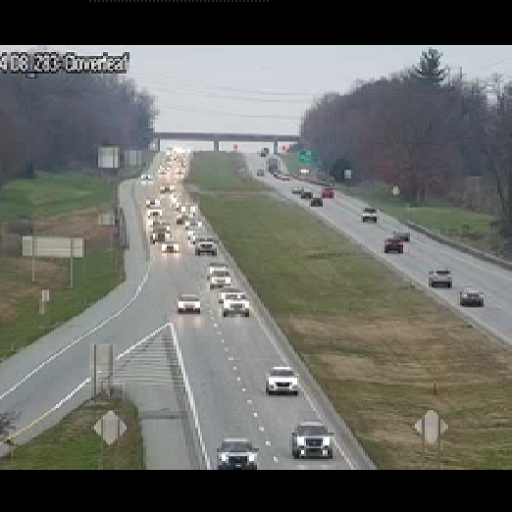
#> input picture PROJECT__TRAFFIC_DENSITY_ESTIMATION/Test-Cases/Image1A.png, 512 x 512 px, found by its file name
$ jupyter execute --allow-errors 'Final Project Code- CVE.ipynb'
#> lines starting #> are read from the running program, lines starting #| are printed output that depends on the picture
[cell 1]
import cv2
import numpy as np
from random import randrange

[cell 2]
img1 = cv2.imread('Image1A.png', cv2.IMREAD_COLOR)
#> img1 is the input picture: shape (512, 512, 3); mean B, G, R 101.7, 106.8, 105.3
img1_gray = cv2.cvtColor(img1,cv2.COLOR_BGR2GRAY)
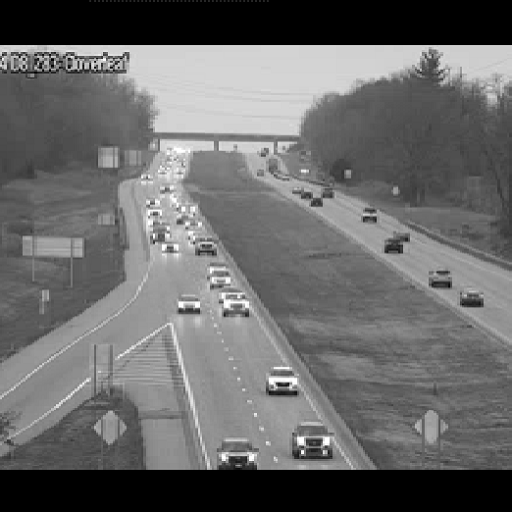
#> img1_gray: shape (512, 512); min 0, max 255, mean 105.8
img2 = cv2.imread('Image1B.png', cv2.IMREAD_COLOR)
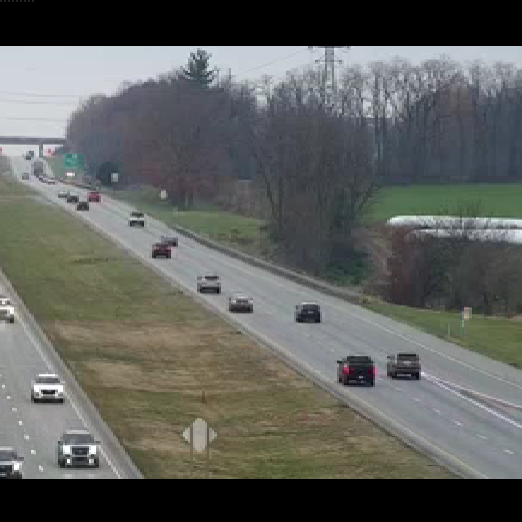
#> input picture PROJECT__TRAFFIC_DENSITY_ESTIMATION/Test-Cases/Image1B.png, 522 x 522 px, found by its file name
#> img2 is the input picture: shape (522, 522, 3); mean B, G, R 93.2, 96.8, 94.7
img2_gray = cv2.cvtColor(img2,cv2.COLOR_BGR2GRAY)
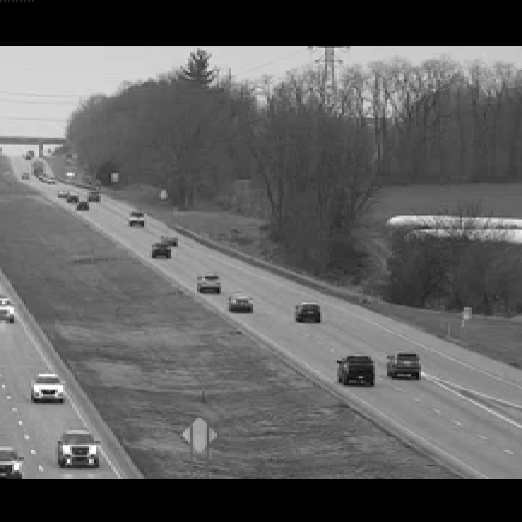
#> img2_gray: shape (522, 522); min 0, max 255, mean 95.8


orb = cv2.ORB_create(1000)

keypoints1, descriptors1 = orb.detectAndCompute(img1,None)
#> keypoints1 = 1000 keypoints; strongest (x, y, size): (53, 59, 31), (92, 66, 31), (92, 68, 31), (49, 55, 31)
keypoints2, descriptors2 = orb.detectAndCompute(img2,None)
#> keypoints2 = 951 keypoints; strongest (x, y, size): (54, 391, 37.2), (67, 462, 31), (43, 390, 31), (43, 391, 37.2)


#bf = cv2.BFMatcher_create(cv2.NORM_HAMMING)
# matches = bf.knnMatch(descriptors1, descriptors2,k=2)


matcher = cv2.BFMatcher(cv2.NORM_HAMMING)
raw_matches = matcher.knnMatch(descriptors1, descriptors2, k=2)
#> raw_matches = 1000 matches
good_points = []
good=[]
for m1, m2 in raw_matches:
    if m1.distance < 0.6 * m2.distance:
        good_points.append((m1.trainIdx, m1.queryIdx))
        good.append([m1])
#> after the loop, good = 138 matches; good_points = 138 pairs, first value 29 to 929, second value 3 to 994
img3 = cv2.drawMatchesKnn(img1, keypoints1, img2, keypoints2, good, None, flags=2)
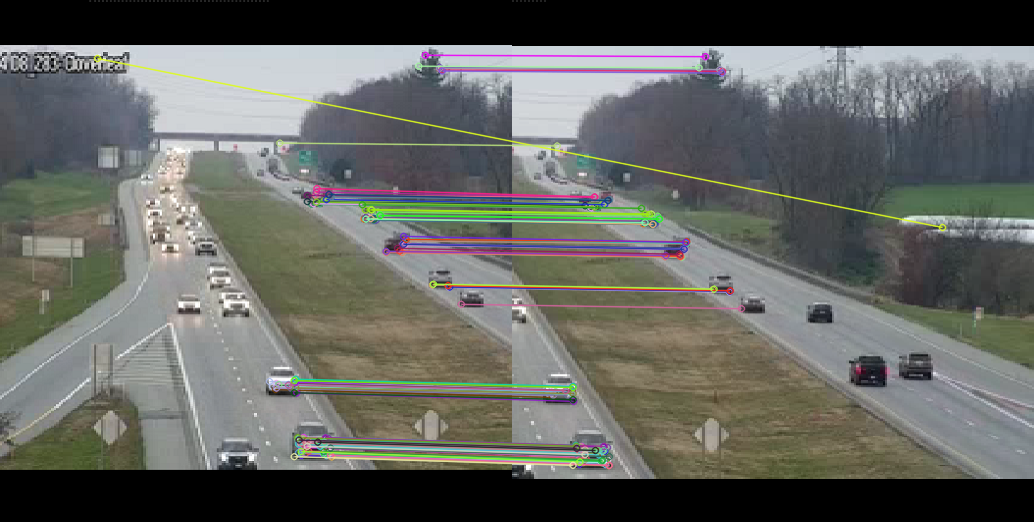
#> img3: shape (522, 1034, 3); mean B, G, R 96.7, 101.3, 99.8


scale_percent = 100 # percent of original size
width = int(img3.shape[1] * scale_percent / 100)
#> width = 1034
height = int(img3.shape[0] * scale_percent / 100)
#> height = 522
dim = (width, height)
#> dim = (1034, 522)

# resize image
img3 = cv2.resize(img3, dim, interpolation = cv2.INTER_AREA)
cv2.imwrite('Feature_Matched_Image.png', img3)


good1 = []
for m, n in raw_matches:
    if m.distance < 0.6 * n.distance:
        good1.append(m)
#> after the loop, good1 = 138 matches


def warpImages(img1, img2, H):

    rows1, cols1 = img1.shape[:2]
    rows2, cols2 = img2.shape[:2]

    list_of_points_1 = np.float32([[0,0], [0, rows1],[cols1, rows1], [cols1, 0]]).reshape(-1, 1, 2)
    temp_points = np.float32([[0,0], [0,rows2], [cols2,rows2], [cols2,0]]).reshape(-1,1,2)


    list_of_points_2 = cv2.perspectiveTransform(temp_points, H)

    list_of_points = np.concatenate((list_of_points_1,list_of_points_2), axis=0)

    [x_min, y_min] = np.int32(list_of_points.min(axis=0).ravel() - 0.5)
    [x_max, y_max] = np.int32(list_of_points.max(axis=0).ravel() + 0.5)

    translation_dist = [-x_min,-y_min]

    H_translation = np.array([[1, 0, translation_dist[0]], [0, 1, translation_dist[1]], [0, 0, 1]])

    output_img = cv2.warpPerspective(img2, H_translation.dot(H), (x_max-x_min, y_max-y_min))
    output_img[translation_dist[1]:rows1+translation_dist[1], translation_dist[0]:cols1+translation_dist[0]] = img1

    return output_img


MIN_MATCH_COUNT = 10

if len(good) > MIN_MATCH_COUNT:
    # Convert keypoints to an argument for findHomography
    src_pts = np.float32([ keypoints1[m.queryIdx].pt for m in good1]).reshape(-1,1,2)
#> src_pts = 138 rows, first 8: [276, 383], [303, 442], [303, 444], [301, 455], [301, 453], [305, 453], [97, 58], [325, 444]
    dst_pts = np.float32([ keypoints2[m.trainIdx].pt for m in good1]).reshape(-1,1,2)
#> dst_pts = 138 rows, first 8: [41, 390], [69, 451], [69, 453], [67, 464], [67, 462], [71, 462], [430, 227], [91, 453]

    # Establish a homography
    M, _ = cv2.findHomography(src_pts, dst_pts, cv2.RANSAC,5.0)
#> M = [[1.03, -0.000787, -241.4], [-0.00216, 1.02, 1.41], [1.13e-05, -1.53e-06, 1]]


    result = warpImages(img2, img1, M)
#> in warpImages, `list_of_points_2 = cv2.perspectiveTransform(temp_points, H)`: list_of_points_2 = [[-241.4, 1.41], [-241.9, 524.2], [281.8, 520], [282, 0.3]]
#> in warpImages, `list_of_points = np.concatenate((list_of_points_1,list_of_points_2), a..`: list_of_points = [[0, 0], [0, 522], [522, 522], [522, 0], [-241.4, 1.41], [-241.9, 524.2], [281.8, 520], [282, 0.3]]
#> in warpImages, `[x_min, y_min] = np.int32(list_of_points.min(axis=0).ravel() - 0.5)`: x_min = -242; y_min = 0
#> in warpImages, `[x_max, y_max] = np.int32(list_of_points.max(axis=0).ravel() + 0.5)`: x_max = 522; y_max = 524
#> in warpImages, `translation_dist = [-x_min,-y_min]`: translation_dist = [242, 0]
#> in warpImages, `H_translation = np.array([[1, 0, translation_dist[0]], [0, 1, translat..`: H_translation = [[1, 0, 242], [0, 1, 0], [0, 0, 1]]
#> in warpImages, `output_img = cv2.warpPerspective(img2, H_translation.dot(H), (x_max-x_..`:
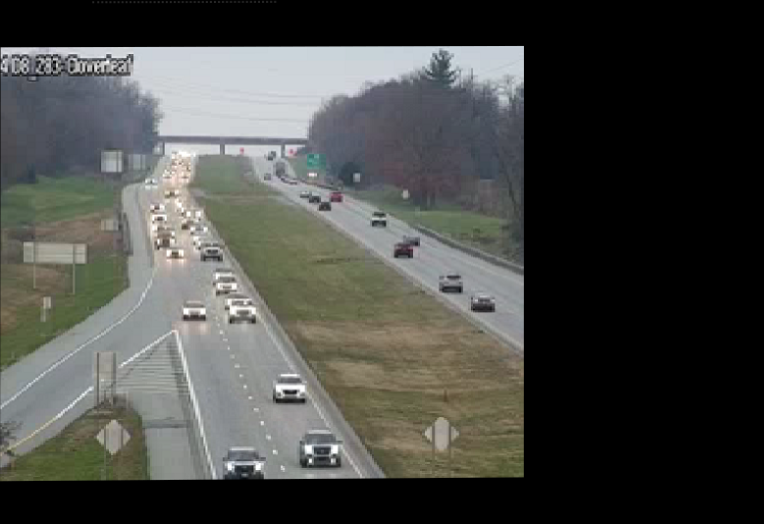
#> output_img: shape (524, 764, 3); mean B, G, R 69.3, 72.8, 71.8
#> in warpImages, `output_img[translation_dist[1]:rows1+translation_dist[1], translation_..`:
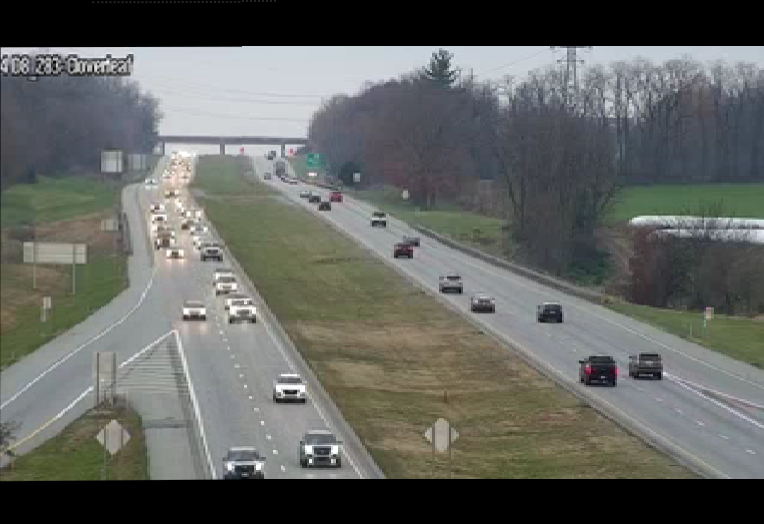
#> output_img: shape (524, 764, 3); mean B, G, R 97.1, 100.9, 98.6

    scale_percent = 100 # percent of original size
    width = int(img3.shape[1] * scale_percent / 100)
    height = int(img3.shape[0] * scale_percent / 100)
    dim = (width, height)

    # resize image
    result = cv2.resize(result, dim, interpolation = cv2.INTER_AREA)
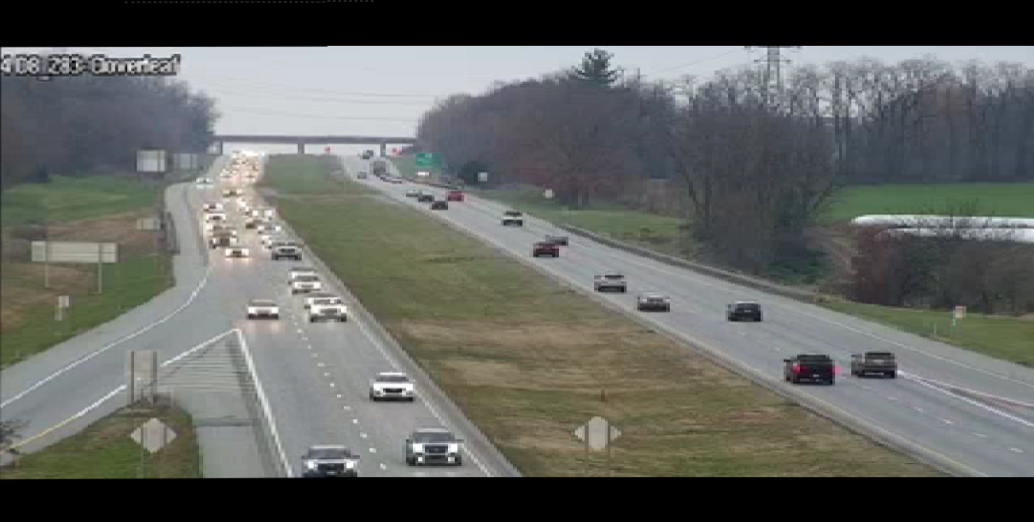
#> result: shape (522, 1034, 3); mean B, G, R 97, 100.8, 98.5

#     cv2.imshow("Result",result)
    cv2.imwrite('Stitched_Image.png', result)

cv2.waitKey()
cv2.destroyAllWindows()

[cell 3]
### Setting up YOLO for Object Detection ###

def get_output_layers(net):

    layer_names = net.getLayerNames()

    output_layers = [layer_names[i[0] - 1] for i in net.getUnconnectedOutLayers()]

    return output_layers


def draw_prediction(img, class_id, confidence, x, y, x_plus_w, y_plus_h):

    label = str(classes[class_id])

    color = COLORS[class_id]

    cv2.rectangle(img, (x,y), (x_plus_w,y_plus_h), color, 2)

    cv2.putText(img, label, (x-10,y-10), cv2.FONT_HERSHEY_SIMPLEX, 0.5, color, 2)

classes = None

#> (the rest of this cell did not finish here and is left out)

[cell 4]
### Vehicle Detection Using YOLO ###

img = cv2.imread("Stitched_Image.png")
dim = (800, 700)

# resize image
image = cv2.resize(img, dim, interpolation = cv2.INTER_AREA)
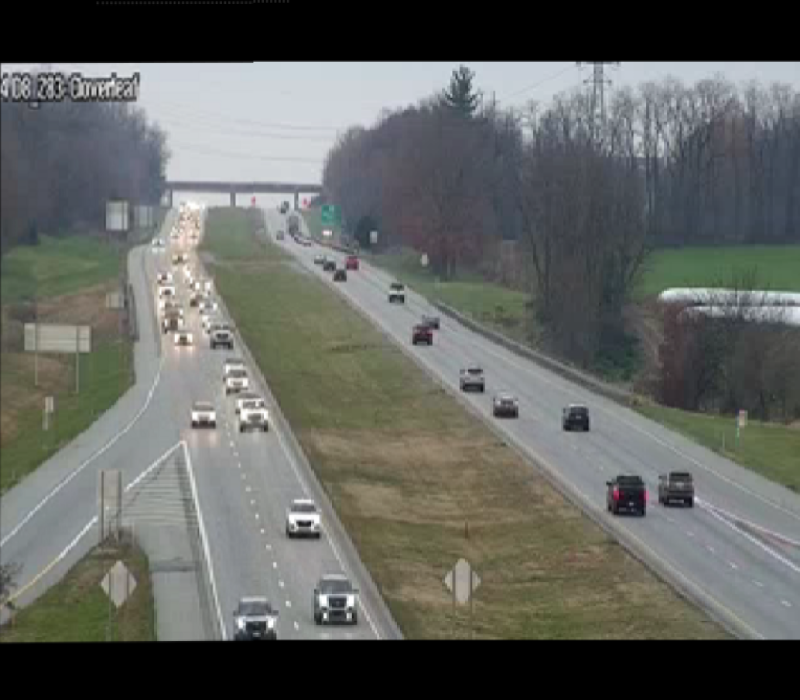
#> image: shape (700, 800, 3); mean B, G, R 97, 100.8, 98.5

Width = image.shape[1]
#> Width = 800
Height = image.shape[0]
#> Height = 700
scale = 0.00392

blob = cv2.dnn.blobFromImage(image, scale, (416,416), (0,0,0), True, crop=False)

#> (the rest of this cell did not finish here and is left out)
